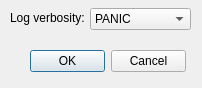
<?xml version="1.0" encoding="UTF-8"?>
<ui version="4.0">
 <class>LogSettingDialog</class>
 <widget class="QDialog" name="LogSettingDialog">
  <property name="geometry">
   <rect>
    <x>0</x>
    <y>0</y>
    <width>202</width>
    <height>88</height>
   </rect>
  </property>
  <property name="windowTitle">
   <string>Log settings</string>
  </property>
  <widget class="QDialogButtonBox" name="logSettingConfirmButtonBox">
   <property name="geometry">
    <rect>
     <x>30</x>
     <y>50</y>
     <width>156</width>
     <height>23</height>
    </rect>
   </property>
   <property name="contextMenuPolicy">
    <enum>Qt::DefaultContextMenu</enum>
   </property>
   <property name="standardButtons">
    <set>QDialogButtonBox::Cancel|QDialogButtonBox::Ok</set>
   </property>
  </widget>
  <widget class="QComboBox" name="logSettingVerbosityComboBox">
   <property name="geometry">
    <rect>
     <x>90</x>
     <y>8</y>
     <width>101</width>
     <height>22</height>
    </rect>
   </property>
   <item>
    <property name="text">
     <string>PANIC</string>
    </property>
   </item>
   <item>
    <property name="text">
     <string>ERROR</string>
    </property>
   </item>
   <item>
    <property name="text">
     <string>INFO</string>
    </property>
   </item>
   <item>
    <property name="text">
     <string>TERSE</string>
    </property>
   </item>
   <item>
    <property name="text">
     <string>VERBOSE</string>
    </property>
   </item>
  </widget>
  <widget class="QLabel" name="label">
   <property name="geometry">
    <rect>
     <x>10</x>
     <y>10</y>
     <width>81</width>
     <height>16</height>
    </rect>
   </property>
   <property name="text">
    <string>Log verbosity:</string>
   </property>
  </widget>
 </widget>
 <resources/>
 <connections/>
</ui>
